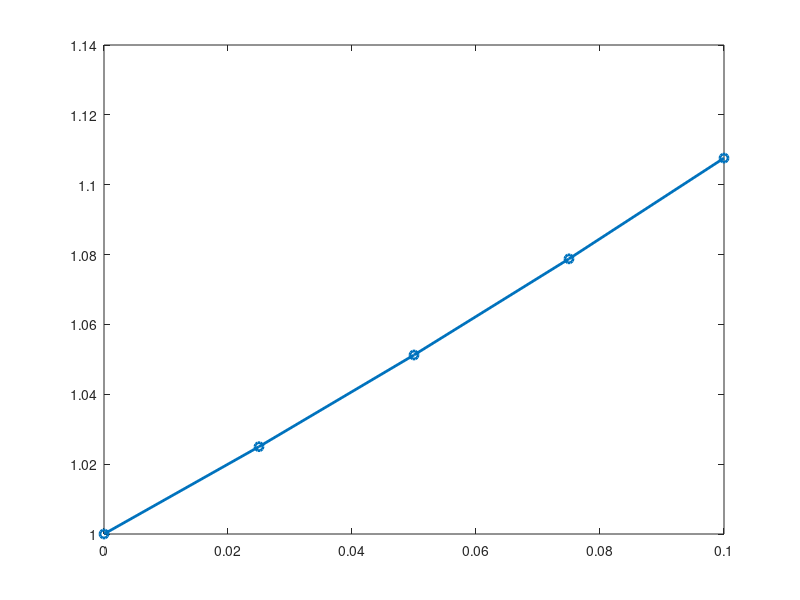

Reproduce this figure in MATLAB. (Note: this script raises an error after producing the figure.)
clear all; clc;

f = @(x, y) x+y;
y0 = 1;
x0 = 0;
dx = 0.025;
x_target = 0.1;
n = (x_target - x0)/dx;

X = zeros(n+1, 1);
Y = zeros(n+1, 1);

X(1) = x0;
Y(1) = y0;

for i = 1:n
    xi = X(i);
    yi = Y(i);

    phi = f(xi, yi);

    Y(i+1) = yi + phi *dx;
    X(i+1) = xi + dx;
end

fprintf("--------------------------\n")
fprintf("Iterasi\t x\t\t y (euler)\n")
fprintf("--------------------------\n")
for i = 1:length(X)
    fprintf("%d\t\t %.3f\t %.3f\n", i-1, X(i), Y(i));
end
fprintf("--------------------------\n")

fprintf("Hasil dari metode euler adalah: %.3f\n", Y(end));

figure;
plot(X, Y, '-o', 'LineWidth', 2, 'MarkerSize', 6);
title(["Grafik Metode Euler dx/dy = x + y"], ["Feby Syarief A-0087-Ose C"]);
xlabel("delta x");
ylabel("yi + 1");
grid on;
